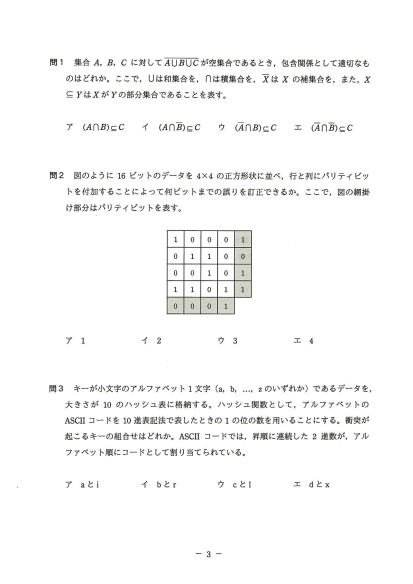
#> input picture a1/assets/2015_a1_2015_a1_p03.png, 825 x 1167 px, given in place of page-05.jpg, which was not available (shown at 1/2 size)
$ python build_a1_2024_assets.py
#> lines starting #> are read from the running program, lines starting #| are printed output that depends on the picture
from pathlib import Path
from PIL import Image

ROOT=Path(__file__).resolve().parents[1]
src=ROOT/"_tmp_a1_2024_render"
out=ROOT/"a1"/"assets"
out.mkdir(parents=True,exist_ok=True)

crops={
    "2024_q03_tree.png":("page-05.jpg",(240,430,900,1100)),
    "2024_q06_resource_table.png":("page-07.jpg",(280,330,690,610)),
    "2024_q07_logic.png":("page-07.jpg",(180,720,980,1270)),
    "2024_q17_gompertz.png":("page-11.jpg",(170,240,900,790)),
    "2024_q18_evm.png":("page-12.jpg",(250,280,870,610)),
    "2024_q19_choice_table.png":("page-13.jpg",(130,730,870,1040)),
    "2024_q29_pl_table.png":("page-17.jpg",(330,650,700,930)),
}
for name,(page,box) in crops.items():
    im=Image.open(src/page)
#> im is the input picture: PIL image 825x1167 RGB; mean R, G, B 248.8, 248.8, 248.5
    im.crop(box).save(out/name)
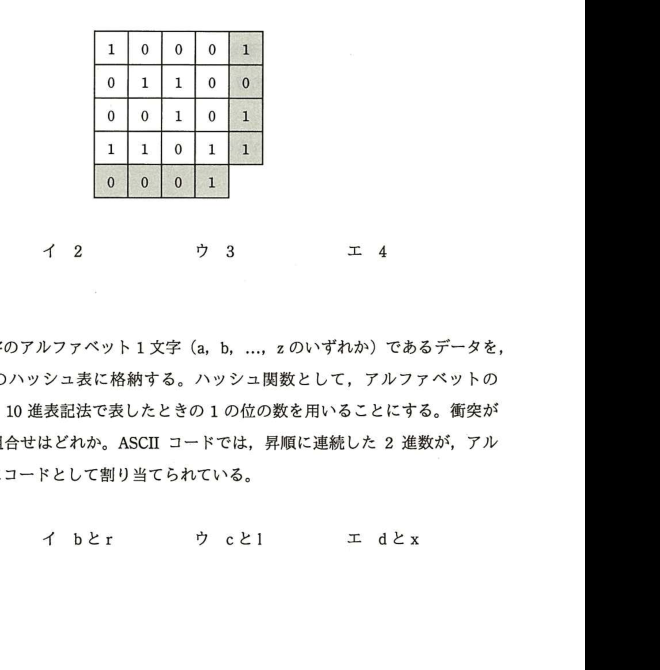
#> saved as 2024_q03_tree.png: PIL image 660x670 RGB; mean R, G, B 219.5, 219.6, 219.2
    print(name,(out/name).stat().st_size)
#> pass 2 of the loop `for name,(page,box) in crops.items():`:
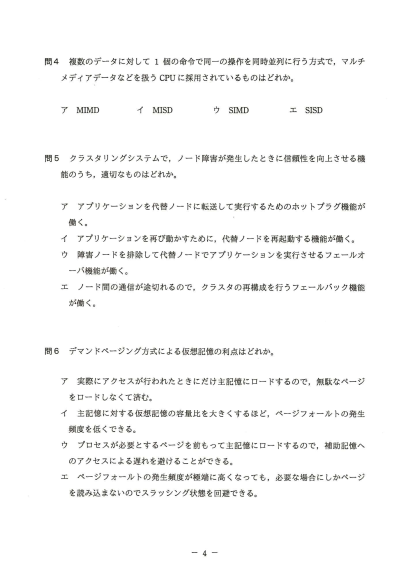
#> input picture a1/assets/2015_a1_2015_a1_p04.png, 825 x 1167 px, given in place of page-07.jpg, which was not available (shown at 1/2 size)
#> im is the input picture: PIL image 825x1167 RGB; mean R, G, B 248.4, 248.5, 248.2
#> `im.crop(box).save(out/name)`:
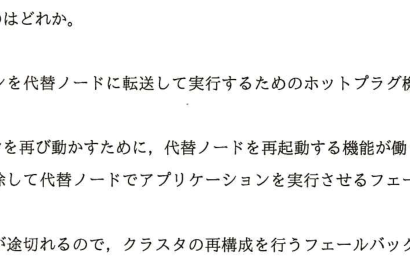
#> saved as 2024_q06_resource_table.png: PIL image 410x280 RGB; mean R, G, B 244.2, 244.3, 243.9
#> (the run stopped early here; a loop or call above may not have finished)
